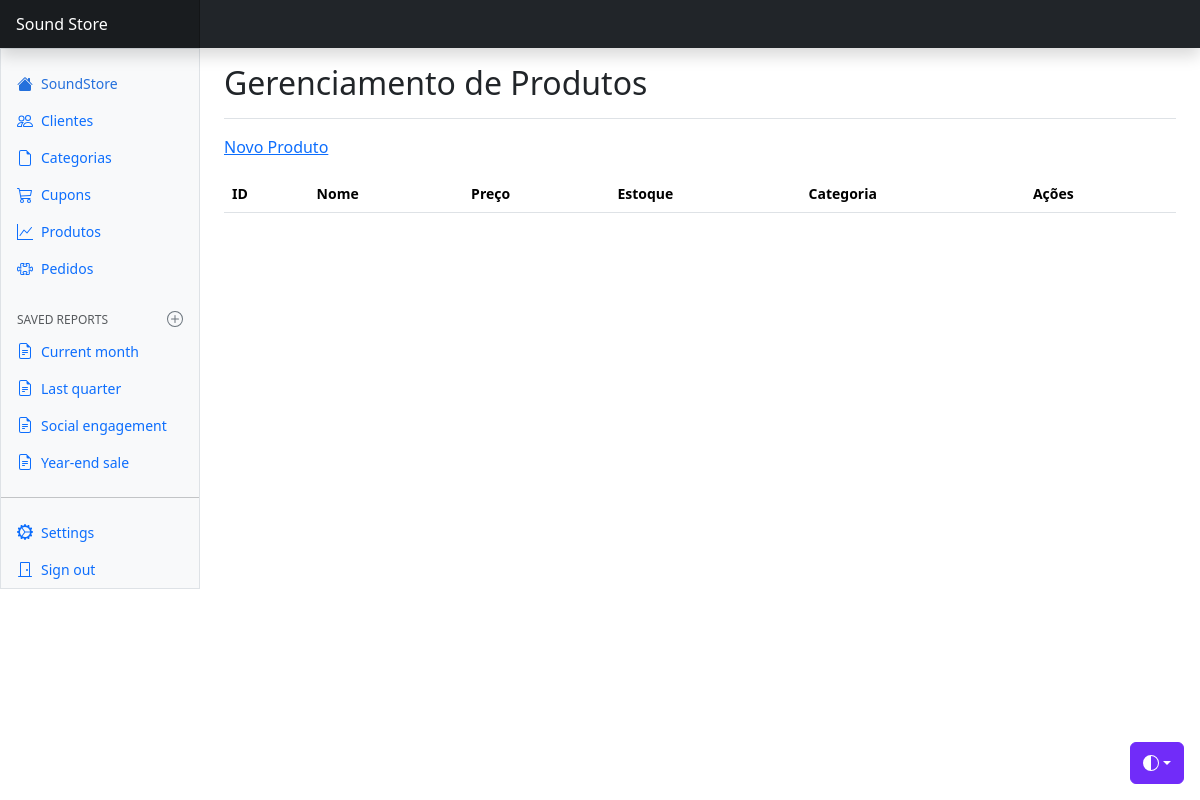
The page /views/produtos/index.php on the database as committed earlier.
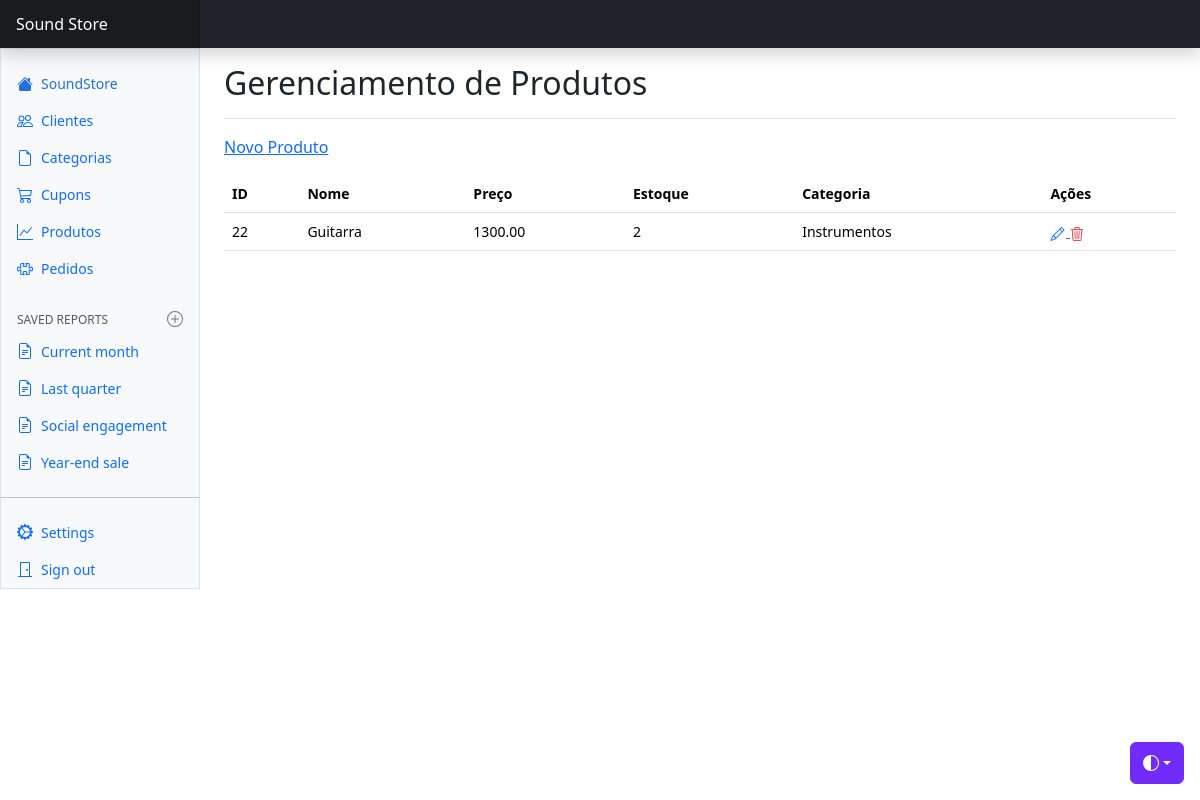
The same page on the database as committed later.
### tables this page shows
CREATE TABLE `produtos` (
  `id` int(11) NOT NULL,
  `id_categoria` int(11) DEFAULT NULL,
  `nome` varchar(100) DEFAULT NULL,
  `preco` decimal(10,2) DEFAULT NULL,
  `estoque` int(11) DEFAULT NULL
);

CREATE TABLE `categorias` (
  `id_categoria` int(11) NOT NULL,
  `nome` varchar(50) DEFAULT NULL
);

### config/BD.php (called while the page is built)
<?php
    class BD {
        public static function getConexao() {
            $conn = new PDO(
                "mysql:host=localhost;dbname=soundstore_bd",
                "root",
                ""
            );
            return $conn;
        }
    }

### model/dao/ProdutosDAO.php (called while the page is built, shortened)
<?php
    class ProdutosDAO {
        public function read() {
            try {
                $query = BD::getConexao()->prepare("SELECT * FROM produtos");
                if(!$query->execute()) {
                    print_r($query->errorInfo());
                }
                $listaProdutos = array();
                foreach($query->fetchAll(PDO::FETCH_ASSOC) as $linha) {
                    $produtos = new Produtos();
                    $produtos->setId($linha['id']);
                    $produtos->setNome($linha['nome']);
                    $produtos->setPreco($linha['preco']);
                    $produtos->setEstoque($linha['estoque']);
                    $daoCategoria = new CategoriaDAO();
                    $categoria = $daoCategoria->find($linha['id_categoria']);
                    $produtos->setCategoria($categoria);
                    array_push($listaProdutos, $produtos);
                }
                return $listaProdutos;
            }
            catch(PDOException $e) {
                echo "Erro #2: " . $e->getMessage();
            }
        }
    }

### model/dao/CategoriaDAO.php (called while the page is built, shortened)
<?php
    class CategoriaDAO {
         public function find($id) {
            try {
                $query = BD::getConexao()->prepare(
                    "SELECT * FROM categorias WHERE id_categoria = :i"
                );
                $query->bindValue(':i', $id, PDO::PARAM_INT);
                if(!$query->execute()) {
                    print_r($query->errorInfo());
                }
                if($linha = $query->fetch(PDO::FETCH_ASSOC)) {
                    $categoria = new Categoria();
                    $categoria->setId($linha['id_categoria']);
                    $categoria->setNome($linha['nome']);
                }
                return $categoria;
            }
            catch(PDOException $e) {
                echo "Erro #3: " . $e->getMessage();
            }
        }
    }

### model/bean/Produtos.php (called while the page is built)
<?php
    class Produtos {
        private $id;
        private $nome;
        private $preco;
        private $estoque;
        private $categoria;
        public function getId() {
            return $this->id;
        }
        public function setId($id) {
            $this->id = $id;
        }
        public function getNome() {
            return $this->nome;
        }
        public function setNome($nome) {
            $this->nome = $nome;
        }
        public function getPreco() {
            return $this->preco;
        }
        public function setPreco($preco) {
            $this->preco = $preco;
        }
        public function getEstoque() {
            return $this->estoque;
        }
        public function setEstoque($estoque) {
            $this->estoque = $estoque;
        }
        public function getCategoria() {
            return $this->categoria;
        }
        public function setCategoria($categoria) {
            $this->categoria = $categoria;
        }
    }

### model/bean/Categoria.php (called while the page is built, shortened)
<?php
    class Categoria {
        private $nome;
        public function getNome() {
            return $this->nome;
        }
        public function setNome($nome) {
            $this->nome = $nome;
        }
    }

### views/produtos/index.php (the view, shortened to what the changed rows need)
<?php
    $dao = new ProdutosDAO();
?>
<!doctype html>
<html lang="en" data-bs-theme="auto">
  <head>
    <link href="../../css/bootstrap.min.css" rel="stylesheet" />
    <link rel="stylesheet" href="https://cdn.jsdelivr.net/npm/bootstrap-icons@1.13.1/font/bootstrap-icons.min.css">
    <link href="../../css/dashboard.css" rel="stylesheet" />
  </head>
  <body>
    <div class="container-fluid">
      <div class="row">
        <main class="col-md-9 ms-sm-auto col-lg-10 px-md-4">
          <div
            class="d-flex justify-content-between flex-wrap flex-md-nowrap align-items-center pt-3 pb-2 mb-3 border-bottom"
          >
            <h1 class="h2">Gerenciamento de Produtos</h1>
          </div>
          <div class="table-responsive small">
            <table class="table table-hover">
                <tr>
                    <th>ID</th>
                    <th>Nome</th>
                    <th>Preço</th>
                    <th>Estoque</th>
                    <th>Categoria</th>
                    <th>Ações</th>
                </tr>
                <?php foreach($dao->read() as $produtos) : ?>
                    <tr>
                        <td><?= $produtos->getId() ?></td>
                        <td><?= $produtos->getNome() ?></td>
                        <td><?= $produtos->getPreco() ?></td>
                        <td><?= $produtos->getEstoque() ?></td>
                        <td><?= $produtos->getCategoria()->getNome() ?></td>
                        <td>
                          <a title="Editar" href="edit.php?id=<?= $produtos->getId() ?>">
                            <i class="bi bi-pencil"></i>
                          </a>
                          <a title="Excluir" class="link-danger" href="destroy.php?id=<?= $produtos->getId() ?>">
                            <i class="bi bi-trash3"></i>
                          </a>
                        </td>
                    </tr>
                <?php endforeach ?>
            </table>
          </div>
        </main>
      </div>
    </div>
  </body>
</html>

Rows that differ between the two databases and show on the page:
added produtos: id "22", nome "Guitarra", preco "1300.00", estoque "2", id_categoria.nome "Instrumentos"
